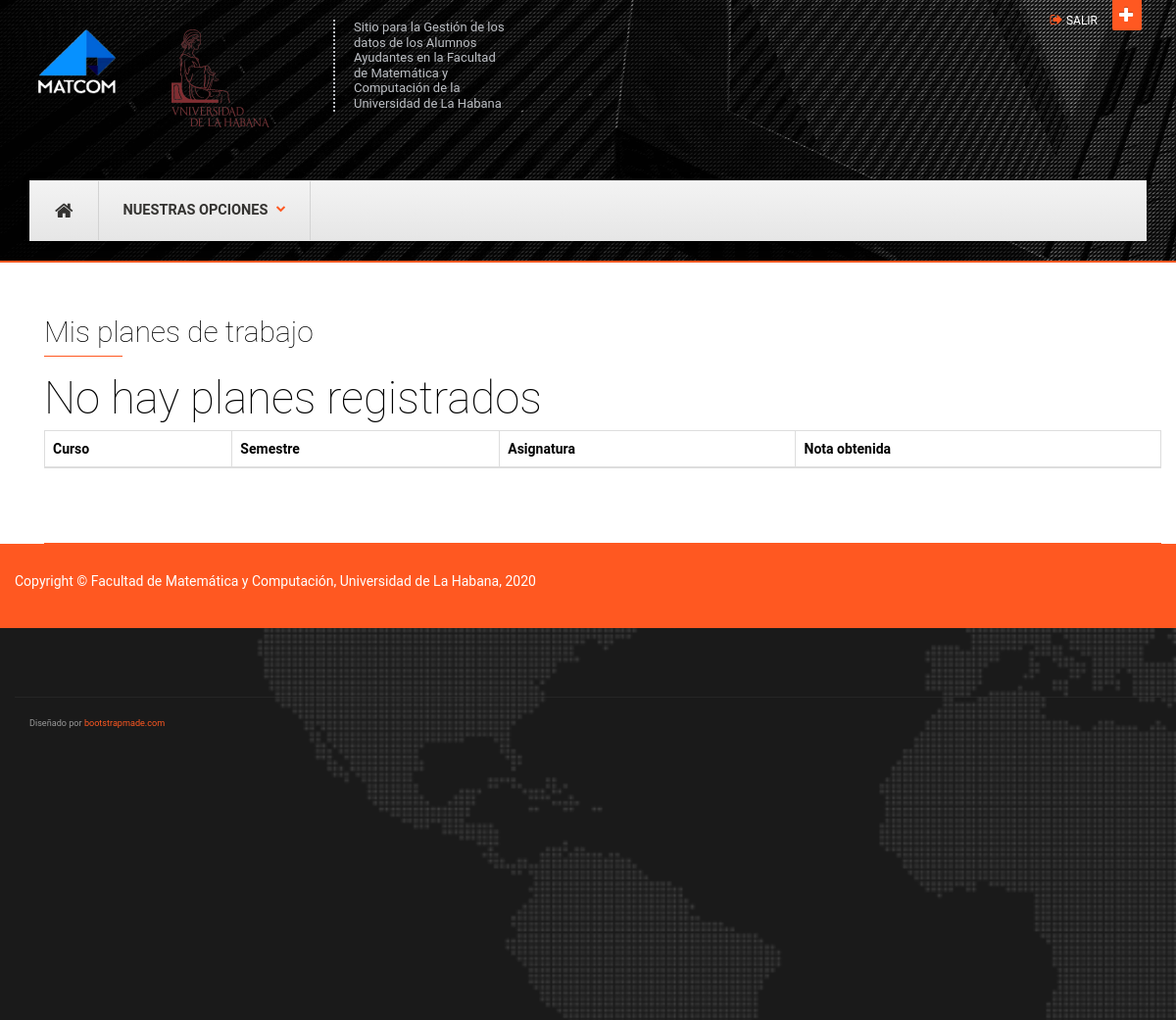
Before: /mis_planes/16 with the older database file.
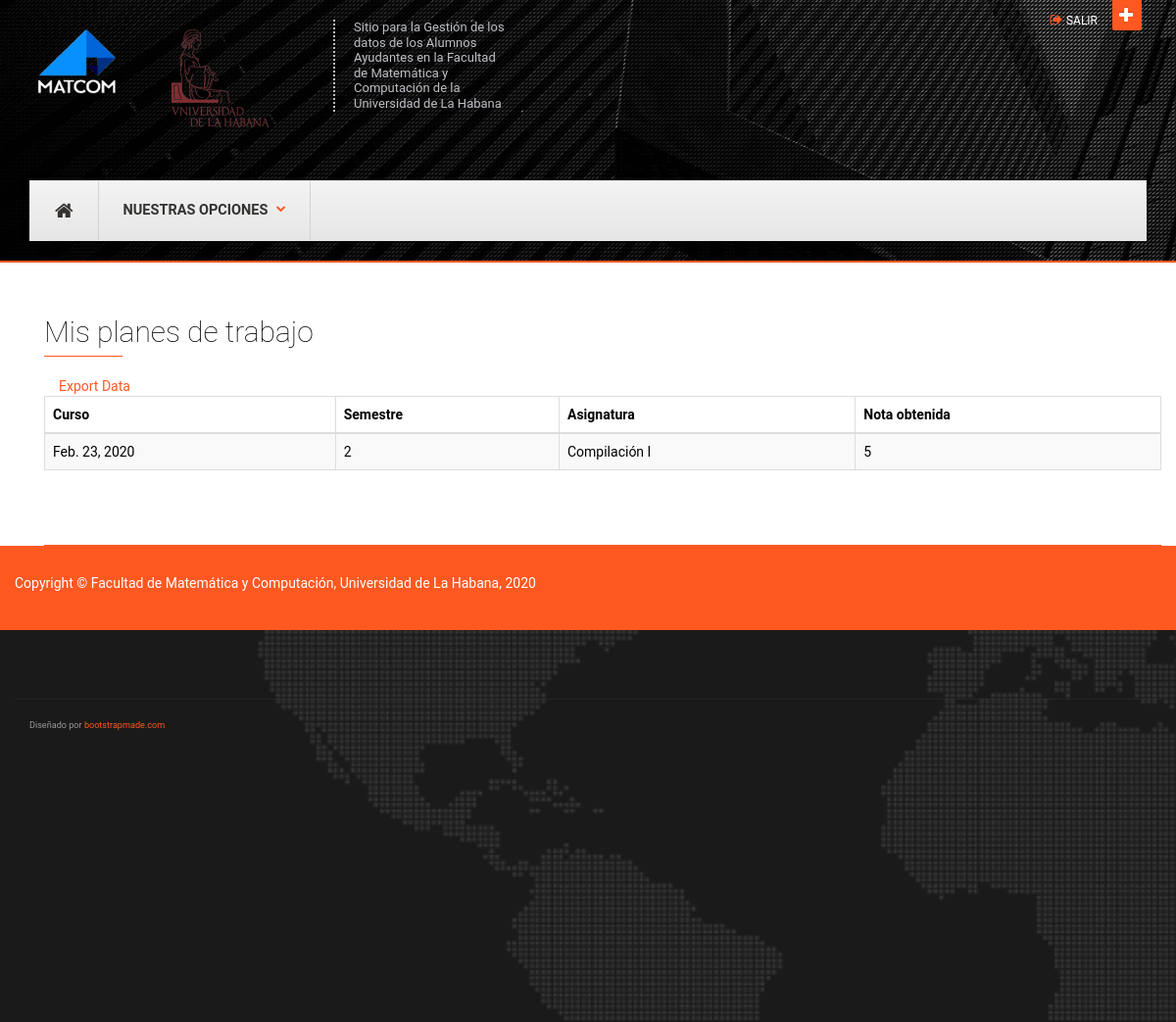
After: the same page with the newer database file.
### estudiante/models.py (models this page shows)
class PlanTrabajo(models.Model):
    plan_file_path = 'static/planes/'
    evaluacion = models.IntegerField("Evaluación")
    curso = models.DateField("Curso")
    semestre = models.SmallIntegerField("Semestre")
    asignatura = models.ForeignKey(Asignatura, verbose_name = "Asignatura", on_delete = models.CASCADE)
    estudiante = models.ForeignKey(Estudiante, verbose_name="Estudiante", on_delete=models.CASCADE)
    tutor = models.ForeignKey(Profesor, verbose_name="Redactado por", on_delete=models.CASCADE)

### asignatura/models.py (models this page shows)
class Asignatura(models.Model):
    nombre = models.CharField("Nombre", max_length=200, unique=True)
    class Meta(User.Meta):
        verbose_name = 'asignatura'
        verbose_name_plural = 'asignaturas'
    def __str__(self):
        return '{}'.format(self.nombre)

### estudiante/views.py (the view)
# urls.py: path('mis_planes/<int:pk>', EPlanTrabajoListView.as_view(), name= 'plan_est'),
class EPlanTrabajoListView(ListView):
    model = PlanTrabajo
    template_name = "estudiante/estudiante_plan_list.html"
    def get_queryset(self):
        return PlanTrabajo.objects.filter(estudiante_id= self.kwargs['pk'])

### templates/estudiante/estudiante_plan_list.html
  {% extends 'estudiante/index.html' %}
  {% block body %}
  <div class="container"style= "color:black">
    <div class="block block-border-bottom">
    	<h2 class="block-title">Mis planes de trabajo</h2>
      <table class="table table-striped table-bordered">
        <thead>
          <tr>
            <th>Curso</th>
            <th>Semestre</th>
            <th>Asignatura</th>
            <th>Nota obtenida</th>
          </tr>
        </thead>
        <tbody>
		{% if object_list %}
            <a href="{% url 'estudiantes:plan_export' %}" class="col-md-12">Export Data</a>
            {% for plan in object_list %}
              <tr>
                <td> {{ plan.curso }} </td>
                <td> {{ plan.semestre }} </td>
                <td> {{ plan.asignatura }} </td>
                <td> {{ plan.evaluacion }} </td>
              </tr>
            {% endfor %}
          {% else %}
            <h1> No hay planes registrados</h1>
          {%endif%}
        </tbody>
      </table>
		</div>
	</div>
</div>
{% endblock  %}

Changed rows visible on the page:
added PlanTrabajo: curso "Feb. 23, 2020", semestre "2", asignatura "Compilación I", evaluacion "5"
Other visible differences:
text no longer shown: "No hay planes registrados"
text now shown: "Export Data"
